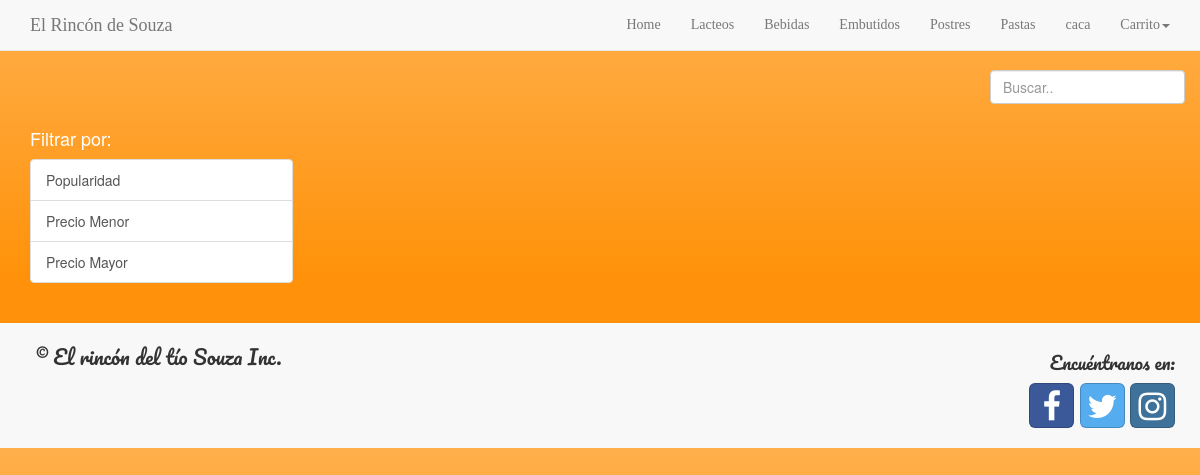
The page /solemne/category/4/ on the database as committed earlier.
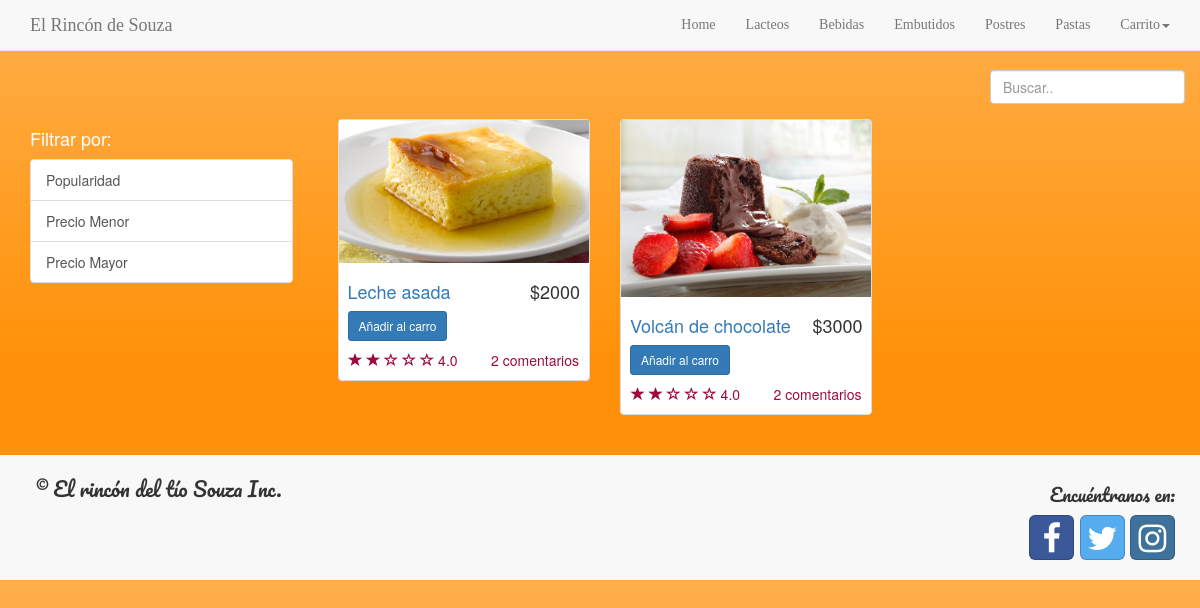
The same page on the database as committed later.
### solemne/models.py (models this page shows, shortened)
class Category(models.Model):
    name = models.CharField(max_length=200)
    description = models.TextField(blank=True,null=True)
    banner = models.ImageField(upload_to='images/banner_categories',blank=True,null=True)
    sort_order = models.IntegerField(default=0)
    status = models.BooleanField()
    created_at = models.DateTimeField(auto_now_add=True)
    updated_at = models.DateTimeField(auto_now=True)

class Product(models.Model):
    sku = models.CharField(max_length=100,unique=True)
    name = models.CharField(max_length=100)
    description = models.TextField()
    price = models.IntegerField()
    brand = models.ForeignKey(Brand, null=True)
    category = models.ForeignKey(Category, null=True)
    status = models.BooleanField()
    image = models.ImageField(upload_to='images/data',blank=True,null=True)
    created_at = models.DateTimeField(auto_now_add=True)
    updated_at = models.DateTimeField(auto_now=True)

### solemne/views.py (the view)
# urls.py: url(r'^category/(?P<category_id>\d+)/$', views.category, name='category'),
def category(request,category_id):
    products = Product.objects.filter(category__id=category_id, status=1)
    categories = Category.objects.filter(status=1)
    return render(request, 'category.html', {'products':products, 'categories':categories})

### solemne/templates/category.html (shortened to what this page needs)
{% load staticfiles %}
{% load thumbnail %}
<!DOCTYPE html>
<html lang="es">
<head>
    <link href="{% static 'css/bootstrap.min.css' %}" rel="stylesheet">
    <link href="{% static 'css/estilo.css' %}" rel="stylesheet">
    <link href="{% static 'css/font-awesome/css/font-awesome.min.css' %}" rel="stylesheet">
    <link href="{% static 'css/soscial/bootstrap-social.css' %}" rel="stylesheet">
</head>
<body id="Sp">
    {% include "includes/header.html" %}
    <section class="container">
        <div class="container">
            <div class="navbar-header navbar-nav navbar-right">
                <form class="form-group">
                    <input type="text" class="form-control" placeholder="Buscar..">
                </form>
            </div>
        </div>
        <div class="row">
            <aside class="col-md-3 hidden-xs">
                <h4>Filtrar por:</h4>
                <div class="list-group">
                    <a href="#" class="list-group-item">Popularidad</a>
                    <a href="#" class="list-group-item">Precio Menor</a>
                    <a href="#" class="list-group-item">Precio Mayor</a>
                </div>
            </aside>
            <article class="col-md-9">
                {% for product in products %}
                <div class="col-md-4 col-sm-6">
                    <div class="thumbnail">
                        <div class="photo">
                            {% thumbnail product.image "350x260" crop="center" as im %}
                              <img src="{{ im.url }}" width="{{ im.width }}" height="{{ im.height }}" class="img-responsive" alt="{{product.name}}" >
                            {% endthumbnail %}
                        </div>
                        <div class="caption-full">
                            <h4 class="pull-right">${{product.price}}</h4>
                            <h4><a href="{% url 'product' product.id %}">{{product.name}}</a></h4>
                            <buttom class="btn btn-primary btn-sm"  data-toggle="modal" data-target="#carrito">Añadir al carro
                            </buttom>
                        </div>
                        <div class="valora">
                            <p class="pull-right">2 comentarios</p>
                            <p>
                               <span class="glyphicon glyphicon-star"></span>
                                <span class="glyphicon glyphicon-star"></span>
                                <span class="glyphicon glyphicon-star-empty"></span>
                                <span class="glyphicon glyphicon-star-empty"></span>
                                <span class="glyphicon glyphicon-star-empty"></span>
                                4.0
                            </p>
                        </div>
                    </div>
                </div>
                {% endfor %}
            </article>
        </div>
    </section>
    {% include "includes/footer.html" %}
</body>
</html>

### solemne/templates/includes/header.html (shortened to what this page needs)
{% load staticfiles %}
<header>
    <nav class="navbar navbar-default navbar-fixed-top">
        <div class="container">
            <div class="navbar-header">
                <a href="#" class="navbar-brand" id="links">El Rincón de Souza</a>
            </div>
            <div id="navbar" class="navbar-collapse collapse">
                <ul class="nav navbar-nav navbar-right" id="links">
                    <li class="{% if navbar == 'home' %} active {% endif %}"><a href="{% url 'home' %}">Home</a></li>
                    {% for category in categories %}
                    <li class="{% if nbar == 'category' %} active {% endif %}"><a href="{% url 'category' category.id %}">{{category.name}}</a></li>
                    {% endfor %}
                    <li class="dropdown">
                        <a href="#" class="dropdown-toggle" data-toggle="dropdown">Carrito<span class="caret"></span></a>
                    </li>
                </ul>
            </div>
        </div>
    </nav>
</header>

### solemne/templates/includes/footer.html
{% load staticfiles %}
<footer class="footer">
    <div class="container">
        <div class="row">
            <div class="col-xs-4">
                <p>&copy; El rincón del tío Souza Inc.</p>
            </div>
            <div class="col-xs-8">
                <div class="text-right">
                    <h4>Encuéntranos en:</h4>
                </div>
                <div class="list-inline text-right">
                    <a href="https://facebook.com" class="btn btn-social-icon btn-lg btn-facebook"><span class="fa fa-facebook"></span></a>
                    <a href="https://twiter.com" class="btn btn-social-icon btn-lg btn-twitter"><span class="fa fa-twitter"></span></a>
                    <a href="https://instagram.com" class="btn btn-social-icon btn-lg btn-instagram"><span class="fa fa-instagram"></span></a>
                </div>
            </div>
        </div>
    </div>
</footer>

### solemne/templates/includes/querys.html (shortened to what this page needs)
{% load staticfiles %}

### solemne/static/css/estilo.css (style rules this page uses)
body { background-color: #1599FE; background: rgba(255,175,75,1); background: -moz-linear-gradient(top, rgba(255,175,75,1) 0%, rgba(255,146,10,1) 61%, rgba(255,146,10,1) 84%, rgba(255,146,10,1) 100%); background: -webkit-gradient(left top, left bottom, color-stop(0%, rgba(255,175,75,1)), color-stop(61%, rgba(255,146,10,1)), color-stop(84%, rgba(255,146,10,1)), color-stop(100%, rgba(255,146,10,1))); background: -webkit-linear-gradient(top, rgba(255,175,75,1) 0%, rgba(255,146,10,1) 61%, rgba(255,146,10,1) 84%, rgba(255,146,10,1) 100%); background: -o-linear-gradient(top, rgba(255,175,75,1) 0%, rgba(255,146,10,1) 61%, rgba(255,146,10,1) 84%, rgba(255,146,10,1) 100%); background: -ms-linear-gradient(top, rgba(255,175,75,1) 0%, rgba(255,146,10,1) 61%, rgba(255,146,10,1) 84%, rgba(255,146,10,1) 100%); background: linear-gradient(to bottom, rgba(255,175,75,1) 0%, rgba(255,146,10,1) 61%, rgba(255,146,10,1) 84%, rgba(255,146,10,1) 100%); filter: progid:DXImageTransform.Microsoft.gradient( startColorstr='#ffaf4b', endColorstr='#ff920a', GradientType=0 ); }
.thumbnail img { width: 100%; }
.thumbnail { padding: 0; }
.thumbnail .caption-full { padding: 9px; color : #333; }
aside h4 { color:white; }
#links { font-family: 'gradient', cursive; }
footer { background-color: #F8F8F8; border-color: #E7E7E7; font-family: 'Pacifico', cursive; font-size: 15pt; margin:20px 0 0 0; padding: 20px; }
#Sp { padding-top: 70px; }
.valora { padding-right: 10px; padding-left: 10px; color: #9E0B3B; }

Rows that differ between the two databases and show on the page:
removed Category: name "caca"
added Product: shows a picture, price "2000", name "Leche asada"
added Product: shows a picture, price "3000", name "Volcán de chocolate"
